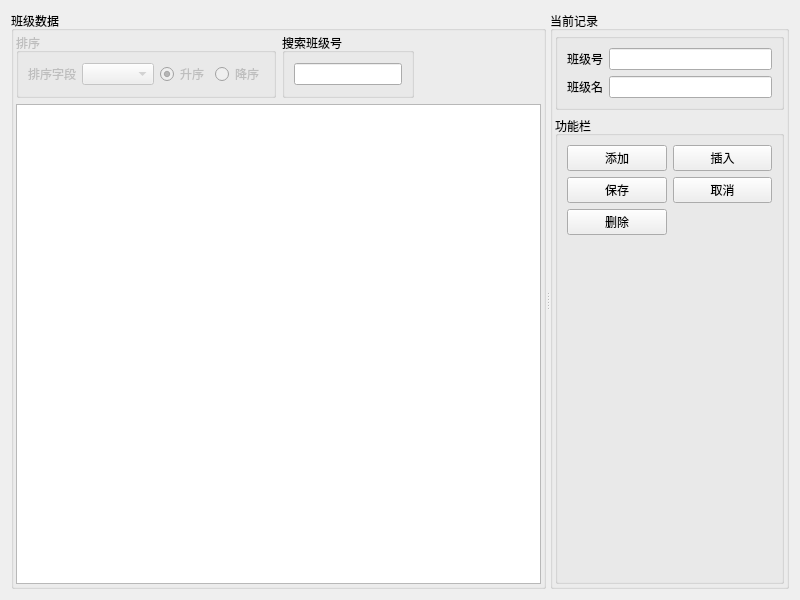
<?xml version="1.0" encoding="UTF-8"?>
<ui version="4.0">
 <class>classManagement</class>
 <widget class="QWidget" name="classManagement">
  <property name="geometry">
   <rect>
    <x>0</x>
    <y>0</y>
    <width>800</width>
    <height>600</height>
   </rect>
  </property>
  <property name="windowTitle">
   <string>classManagement</string>
  </property>
  <layout class="QVBoxLayout" name="verticalLayout_2">
   <item>
    <widget class="QSplitter" name="splitter">
     <property name="orientation">
      <enum>Qt::Horizontal</enum>
     </property>
     <widget class="QGroupBox" name="groupBox_6">
      <property name="title">
       <string>班级数据</string>
      </property>
      <layout class="QVBoxLayout" name="verticalLayout_4">
       <property name="leftMargin">
        <number>2</number>
       </property>
       <property name="topMargin">
        <number>2</number>
       </property>
       <property name="rightMargin">
        <number>2</number>
       </property>
       <property name="bottomMargin">
        <number>2</number>
       </property>
       <item>
        <layout class="QHBoxLayout" name="horizontalLayout_4">
         <item>
          <widget class="QGroupBox" name="groupBoxSort">
           <property name="enabled">
            <bool>false</bool>
           </property>
           <property name="title">
            <string>排序</string>
           </property>
           <layout class="QHBoxLayout" name="horizontalLayout_2">
            <item>
             <widget class="QLabel" name="label_14">
              <property name="text">
               <string>排序字段</string>
              </property>
             </widget>
            </item>
            <item>
             <widget class="QComboBox" name="comboFields"/>
            </item>
            <item>
             <widget class="QRadioButton" name="radioBtnAscend">
              <property name="text">
               <string>升序</string>
              </property>
              <property name="checked">
               <bool>true</bool>
              </property>
             </widget>
            </item>
            <item>
             <widget class="QRadioButton" name="radioBtnDescend">
              <property name="text">
               <string>降序</string>
              </property>
             </widget>
            </item>
           </layout>
          </widget>
         </item>
         <item>
          <widget class="QGroupBox" name="groupBox_2">
           <property name="title">
            <string>搜索班级号</string>
           </property>
           <layout class="QVBoxLayout" name="verticalLayout">
            <item>
             <widget class="QLineEdit" name="lineEdit"/>
            </item>
           </layout>
          </widget>
         </item>
         <item>
          <spacer name="horizontalSpacer">
           <property name="orientation">
            <enum>Qt::Horizontal</enum>
           </property>
           <property name="sizeHint" stdset="0">
            <size>
             <width>40</width>
             <height>20</height>
            </size>
           </property>
          </spacer>
         </item>
        </layout>
       </item>
       <item>
        <widget class="QTableView" name="tableView">
         <property name="styleSheet">
          <string notr="true">alternate-background-color: rgb(211, 249, 248);</string>
         </property>
         <property name="editTriggers">
          <set>QAbstractItemView::AnyKeyPressed|QAbstractItemView::DoubleClicked|QAbstractItemView::EditKeyPressed|QAbstractItemView::SelectedClicked</set>
         </property>
         <attribute name="horizontalHeaderDefaultSectionSize">
          <number>80</number>
         </attribute>
         <attribute name="horizontalHeaderStretchLastSection">
          <bool>true</bool>
         </attribute>
         <attribute name="verticalHeaderDefaultSectionSize">
          <number>25</number>
         </attribute>
        </widget>
       </item>
      </layout>
     </widget>
     <widget class="QGroupBox" name="groupBox">
      <property name="title">
       <string>当前记录</string>
      </property>
      <layout class="QVBoxLayout" name="verticalLayout_3">
       <property name="leftMargin">
        <number>2</number>
       </property>
       <property name="topMargin">
        <number>2</number>
       </property>
       <property name="rightMargin">
        <number>2</number>
       </property>
       <property name="bottomMargin">
        <number>2</number>
       </property>
       <item>
        <layout class="QHBoxLayout" name="horizontalLayout">
         <item>
          <widget class="QGroupBox" name="groupBox_5">
           <property name="title">
            <string/>
           </property>
           <layout class="QFormLayout" name="formLayout">
            <item row="0" column="0">
             <widget class="QLabel" name="label">
              <property name="text">
               <string>班级号</string>
              </property>
             </widget>
            </item>
            <item row="0" column="1">
             <widget class="QLineEdit" name="dbSpinEmpNo"/>
            </item>
            <item row="1" column="0">
             <widget class="QLabel" name="label_2">
              <property name="text">
               <string>班级名</string>
              </property>
              <property name="buddy">
               <cstring>dbEditName</cstring>
              </property>
             </widget>
            </item>
            <item row="1" column="1">
             <widget class="QLineEdit" name="dbEditName"/>
            </item>
           </layout>
          </widget>
         </item>
        </layout>
       </item>
       <item>
        <widget class="QGroupBox" name="groupBox_4">
         <property name="title">
          <string>功能栏</string>
         </property>
         <property name="flat">
          <bool>true</bool>
         </property>
         <layout class="QGridLayout" name="gridLayout">
          <item row="3" column="0">
           <spacer name="verticalSpacer">
            <property name="orientation">
             <enum>Qt::Vertical</enum>
            </property>
            <property name="sizeHint" stdset="0">
             <size>
              <width>20</width>
              <height>40</height>
             </size>
            </property>
           </spacer>
          </item>
          <item row="1" column="1">
           <widget class="QPushButton" name="actRevert">
            <property name="text">
             <string>取消</string>
            </property>
            <property name="icon">
             <iconset resource="../../rec.qrc">
              <normaloff>:/按钮图标/images/close-circle.png</normaloff>:/按钮图标/images/close-circle.png</iconset>
            </property>
           </widget>
          </item>
          <item row="0" column="1">
           <widget class="QPushButton" name="actRecInsert">
            <property name="text">
             <string>插入</string>
            </property>
            <property name="icon">
             <iconset resource="../../rec.qrc">
              <normaloff>:/按钮图标/images/left-circle.png</normaloff>:/按钮图标/images/left-circle.png</iconset>
            </property>
           </widget>
          </item>
          <item row="1" column="0">
           <widget class="QPushButton" name="actSubmit">
            <property name="text">
             <string>保存</string>
            </property>
            <property name="icon">
             <iconset resource="../../rec.qrc">
              <normaloff>:/按钮图标/images/save.png</normaloff>:/按钮图标/images/save.png</iconset>
            </property>
           </widget>
          </item>
          <item row="0" column="0">
           <widget class="QPushButton" name="actRecAppend">
            <property name="text">
             <string>添加</string>
            </property>
            <property name="icon">
             <iconset resource="../../rec.qrc">
              <normaloff>:/按钮图标/images/plus-circle.png</normaloff>:/按钮图标/images/plus-circle.png</iconset>
            </property>
           </widget>
          </item>
          <item row="2" column="0">
           <widget class="QPushButton" name="actRecDelete">
            <property name="text">
             <string>删除</string>
            </property>
            <property name="icon">
             <iconset resource="../../rec.qrc">
              <normaloff>:/按钮图标/images/minus-circle.png</normaloff>:/按钮图标/images/minus-circle.png</iconset>
            </property>
           </widget>
          </item>
         </layout>
        </widget>
       </item>
      </layout>
     </widget>
    </widget>
   </item>
  </layout>
 </widget>
 <resources>
  <include location="../../rec.qrc"/>
 </resources>
 <connections/>
</ui>
